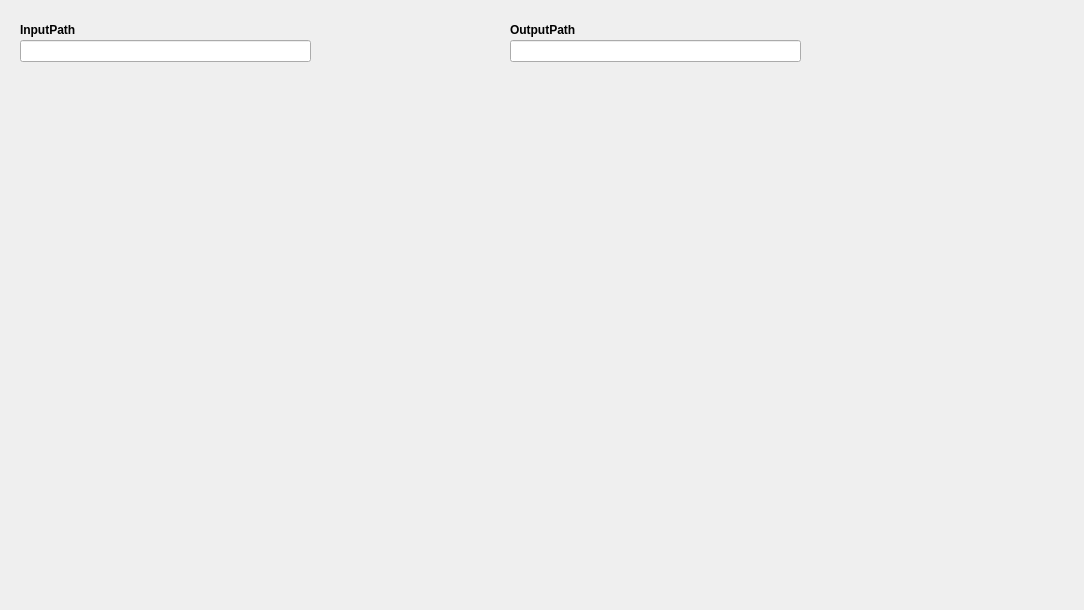
<?xml version="1.0" encoding="UTF-8"?>
<ui version="4.0">
 <class>MainWindow</class>
 <widget class="QMainWindow" name="MainWindow">
  <property name="geometry">
   <rect>
    <x>0</x>
    <y>0</y>
    <width>1084</width>
    <height>610</height>
   </rect>
  </property>
  <property name="windowTitle">
   <string>MainWindow</string>
  </property>
  <widget class="QWidget" name="centralwidget">
   <widget class="QLabel" name="label_InputPath">
    <property name="geometry">
     <rect>
      <x>20</x>
      <y>20</y>
      <width>71</width>
      <height>21</height>
     </rect>
    </property>
    <property name="text">
     <string>&lt;b&gt;InputPath&lt;/b&gt;</string>
    </property>
    <property name="scaledContents">
     <bool>false</bool>
    </property>
    <property name="wordWrap">
     <bool>false</bool>
    </property>
   </widget>
   <widget class="QLabel" name="label_OutputPath">
    <property name="geometry">
     <rect>
      <x>510</x>
      <y>20</y>
      <width>81</width>
      <height>21</height>
     </rect>
    </property>
    <property name="text">
     <string>&lt;b&gt;OutputPath&lt;/b&gt;</string>
    </property>
    <property name="scaledContents">
     <bool>false</bool>
    </property>
    <property name="wordWrap">
     <bool>false</bool>
    </property>
   </widget>
   <widget class="QLineEdit" name="edit_input">
    <property name="enabled">
     <bool>true</bool>
    </property>
    <property name="geometry">
     <rect>
      <x>20</x>
      <y>40</y>
      <width>291</width>
      <height>22</height>
     </rect>
    </property>
    <property name="readOnly">
     <bool>true</bool>
    </property>
   </widget>
   <widget class="QLineEdit" name="edit_output">
    <property name="enabled">
     <bool>true</bool>
    </property>
    <property name="geometry">
     <rect>
      <x>510</x>
      <y>40</y>
      <width>291</width>
      <height>22</height>
     </rect>
    </property>
    <property name="readOnly">
     <bool>true</bool>
    </property>
   </widget>
  </widget>
 </widget>
 <resources/>
 <connections/>
</ui>
